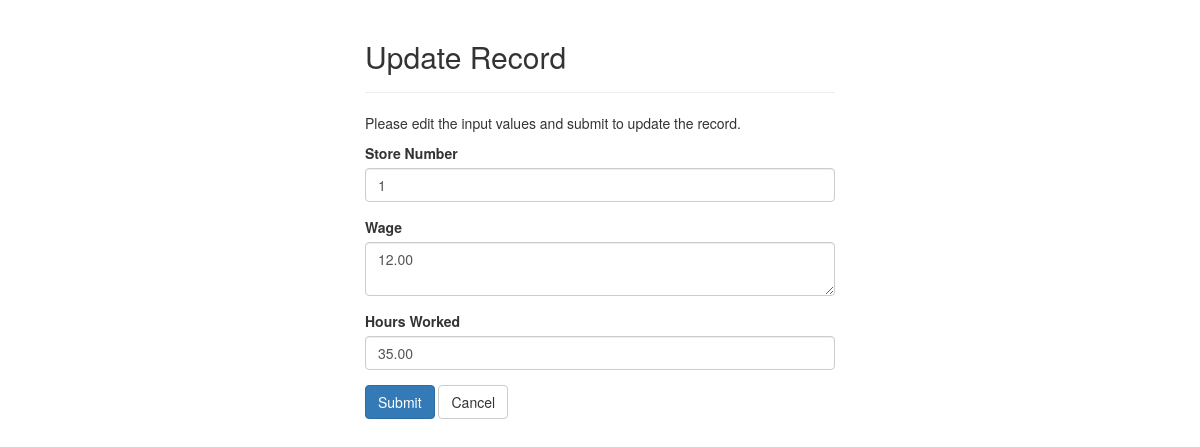
The page /FrontEndFiles/UpdateHourly.php?eid=1 on the database its author committed.
### tables this page shows
CREATE TABLE Hourly(
	eid INT (9)NOT NULL primary key AUTO_INCREMENT,
	storeNum INT(4)NOT NULL,
	wage DECIMAL(4,2),
	hoursWorked DECIMAL(5,2)
	);

### FrontEndFiles/UpdateHourly.php (the view, shortened to what this page needs)
<?php
require_once 'config.php';
$storeNum = $wage = $hoursWorked = "";
$store_err = $wage_err = $hours_err = "";
if(isset($_POST["eid"]) && !empty($_POST["eid"])){
    $eid = $_POST["eid"];
    $input_store = trim($_POST["storeNum"]);
    if(empty($input_store)){
        $store_err = "Please enter a store number.";
    } else{
        $storeNum = $input_store;
    }
    $input_wage = trim($_POST["wage"]);
    if(empty($input_wage)){
        $wage_err = 'Please enter a wage.';
    } else{
        $wage = $input_wage;
    }
    $input_hours = trim($_POST["hoursWorked"]);
    if(empty($input_hours)){
        $hours_err = "Please enter hours worked.";
    } else {
        $hoursWorked = $input_hours;
    }
    if(empty($store_err) && empty($wage_err) && empty($hours_err)){
        $sql = "UPDATE Hourly SET storeNum=?, wage=?, hoursWorked=? WHERE eid=?";
        if($stmt = mysqli_prepare($link, $sql)){
            mysqli_stmt_bind_param($stmt, "sssi", $param_store, $param_wage, $param_hours, $param_eid);
            $param_store = $storeNum;
            $param_wage = $wage;
            $param_hours = $hoursWorked;
            $param_eid = $eid;
            if(mysqli_stmt_execute($stmt)){
                header("location: HourlyIndex.php");
                exit();
            } else{
                echo "Something went wrong. Please try again later.";
            }
        }
        mysqli_stmt_close($stmt);
    }
    mysqli_close($link);
} else{
    if(isset($_GET["eid"]) && !empty(trim($_GET["eid"]))){
        $sql = "SELECT * FROM Hourly WHERE eid = ?";
        if($stmt = mysqli_prepare($link, $sql)){
            mysqli_stmt_bind_param($stmt, "i", $param_eid);
            if(mysqli_stmt_execute($stmt)){
                $result = mysqli_stmt_get_result($stmt);
                if(mysqli_num_rows($result) == 1){
                    $row = mysqli_fetch_array($result, MYSQLI_ASSOC);
                    $storeNum = $row["storeNum"];
                    $wage = $row["wage"];
                    $hoursWorked = $row["hoursWorked"];
                } else{
                    header("location: error.php");
                    exit();
                }
            } else{
                echo "Oops! Something went wrong. Please try again later.";
            }
        }
    }  else{
        header("location: error.php");
        exit();
    }
}
?>
<!DOCTYPE html>
<html lang="en">
<head>
    <link rel="stylesheet" href="https://maxcdn.bootstrapcdn.com/bootstrap/3.3.7/css/bootstrap.css">
</head>
<body>
    <div class="wrapper">
        <div class="container-fluid">
            <div class="row">
                <div class="col-md-12">
                    <div class="page-header">
                        <h2>Update Record</h2>
                    </div>
                    <p>Please edit the input values and submit to update the record.</p>
                    <form action="<?php echo htmlspecialchars(basename($_SERVER['REQUEST_URI'])); ?>" method="post">
                        <div class="form-group <?php echo (!empty($store_err)) ? 'has-error' : ''; ?>">
                            <label>Store Number</label>
                            <input type="number" name="storeNum" class="form-control" value="<?php echo $storeNum; ?>">
                        </div>
                        <div class="form-group <?php echo (!empty($wage_err)) ? 'has-error' : ''; ?>">
                            <label>Wage</label>
                            <textarea name="wage" class="form-control"><?php echo $wage; ?></textarea>
                        </div>
                        <div class="form-group <?php echo (!empty($hours_err)) ? 'has-error' : ''; ?>">
                            <label>Hours Worked</label>
                            <input type="number" name="hoursWorked" class="form-control" value="<?php echo $hoursWorked; ?>">
                        </div>
                        <input type="submit" class="btn btn-primary" value="Submit">
                        <a href="index.php" class="btn btn-default">Cancel</a>
                    </form>
                </div>
            </div>
        </div>
    </div>
</body>
</html>

### FrontEndFiles/UpdateHourly.php (style rules this page uses)
.wrapper { width: 500px; margin: 0 auto; }

### rows shown on the page
hourly: storeNum "1", wage "12.00", hoursWorked "35.00"
